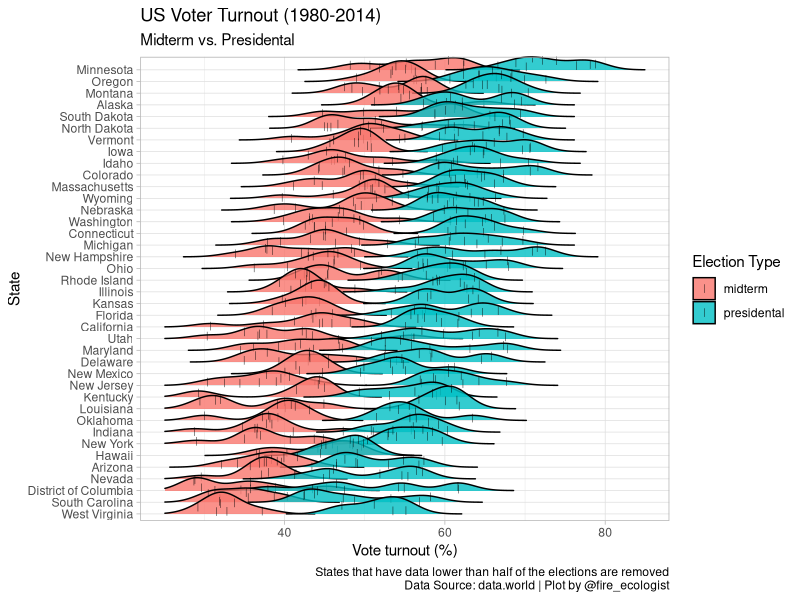

Write the R code that produced this figure.
setwd("~/GitHub/R4DS/TidyTuesdays/Week28")

library(tidyverse)
library(ggridges)

vote <- read.csv("voter_turnout.csv")
vote <- tbl_df(vote)

vote <- vote %>%
          mutate(percentage = (votes/eligible_voters)*100) %>%
          mutate(percentage = round(percentage, 2)) %>% 
          mutate(type= case_when(year %in% c(1980, 1984, 1988, 1992, 1996, 2000, 2004, 2008, 2012) ~ "presidental",
                                  year %in% c(1982, 1986, 1990, 1994, 1998, 2002, 2006, 2010, 2014) ~ "midterm" )) %>% 
          select(id, year, type, state, eligible_voters, votes, percentage)

summary(vote$state)
vote2 <- na.omit(vote)

vote2 <- vote2 %>% 
          group_by(state) %>% 
          filter(n() > 9)

summary(vote2$state)

vote_means <- vote2 %>% 
          group_by(state) %>% 
          summarise(avg= round(mean(percentage), 2)) %>% 
          arrange(avg)

vote2 <- left_join(vote2, vote_means, by="state") %>% 
          arrange(avg)

ggplot(vote2, aes(x = percentage, y = reorder(state, avg),  fill = type)) +
          geom_density_ridges(scale = 2, size = 0.15, rel_min_height = 0.001, alpha = .8, 
                              jittered_points = TRUE, point_shape = "|", point_size = 2) +
          scale_x_continuous(limits = c(25, 85)) +
          labs(x = "Vote turnout (%)",
               y = "State",
               fill= "Election Type",
               title = "US Voter Turnout (1980-2014)",
               subtitle = "Midterm vs. Presidental",
               caption = "States that have data lower than half of the elections are removed
                          Data Source: data.world | Plot by @fire_ecologist" ) +
          theme_light()
